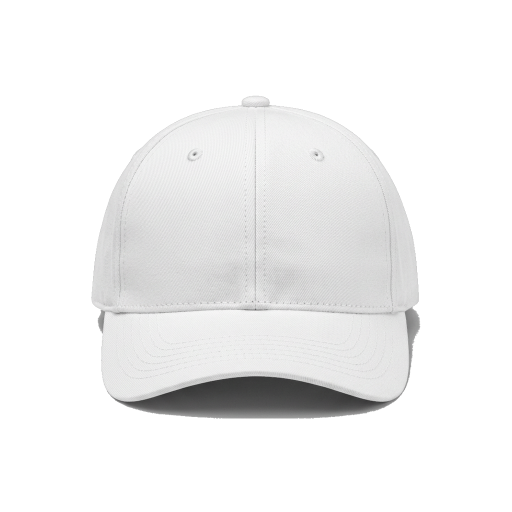
#> input picture dist-mockups/staging/smart-v1/templates/cap/front.png, 1024 x 1024 px, found by its file name (shown at 1/2 size)
$ python make_v2_alpha_contact_sheet.py
#> lines starting #> are read from the running program, lines starting #| are printed output that depends on the picture
from pathlib import Path
from PIL import Image, ImageDraw, ImageFont
root=Path('/home/ubuntu/trynex-release/artifacts/trynex-storefront/public/mockups/source-kit-v2')
items=[('tshirt',c) for c in ['white','black','red','sky-blue','olive','maroon']]+[('longsleeve',c) for c in ['white','black','red','sky-blue','forest','burgundy']]+[('hoodie',c) for c in ['white','black','red','sky-blue','olive','maroon']]
W,H,C=320,330,3
out=Path('/home/ubuntu/trynex-release/verification/mockup-source-kit-v2-alpha-contact-sheet.png')
sheet=Image.new('RGB',(W*C,H*((len(items)+C-1)//C)),'#e9e5de');d=ImageDraw.Draw(sheet);f=ImageFont.load_default()
#> after `sheet = Image.new('RGB', (W * C, H * ((len(items) + C - 1) // C)), '#e`:
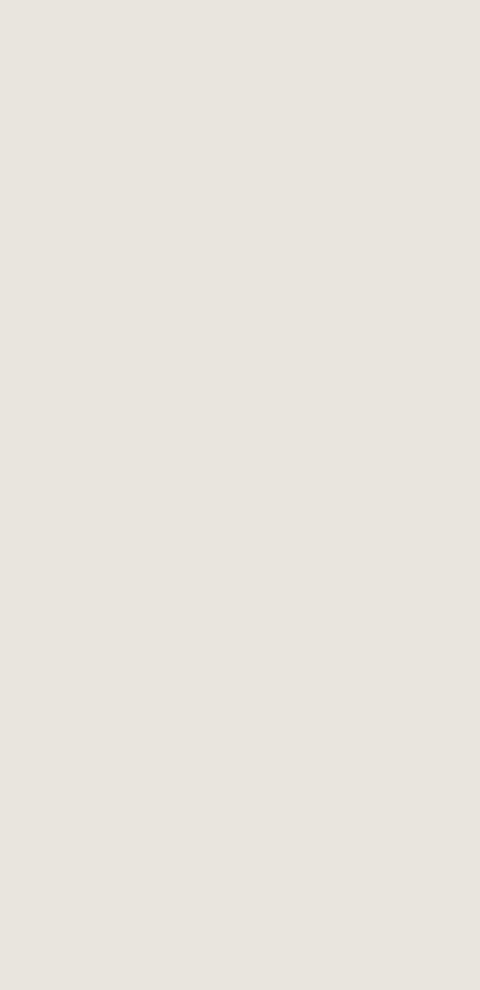
#> sheet: PIL image 960x1980 RGB (shown at 1/2 size); mean R, G, B 233, 229, 222
for i,(fam,color) in enumerate(items):
 x,y=(i%C)*W,(i//C)*H;p=root/fam/color/'front.png'
 if not p.exists():d.text((x+10,y+10),f'MISSING {fam}-{color}',fill='#a00',font=f);continue
 im=Image.open(p).convert('RGBA');im.thumbnail((W-22,H-58)); tile=Image.new('RGBA',(W,H-42),(208,208,208,255));
#> further down, im is the input picture: PIL image 1024x1024 RGBA; mean R, G, B, A 240.6, 240.5, 240.5, 84.9
#> after `im.thumbnail((W - 22, H - 58))`:
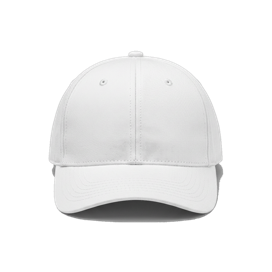
#> im: PIL image 272x272 RGBA; mean R, G, B, A 72.1, 72.1, 72.1, 84.9; transparent parts drawn white
 pix=tile.load()
 for yy in range(tile.height):
  for xx in range(tile.width):
   v=232 if ((xx//18)+(yy//18))%2==0 else 196;pix[xx,yy]=(v,v,v,255)
 tile.alpha_composite(im,((W-im.width)//2,(H-42-im.height)//2));sheet.paste(tile.convert('RGB'),(x,y));d.text((x+8,y+H-36),f'{fam} / {color}',fill='#111',font=f);d.text((x+8,y+H-22),'alpha checkerboard',fill='#666',font=f)
#> after `tile.alpha_composite(im, ((W - im.width) // 2, (H - 42 - im.height) //`:
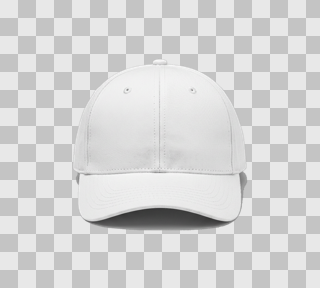
#> tile: PIL image 320x288 RGBA; mean R, G, B, A 213.8, 213.7, 213.7, 255
sheet.save(out);print(out)
#> after `sheet.save(out)`:
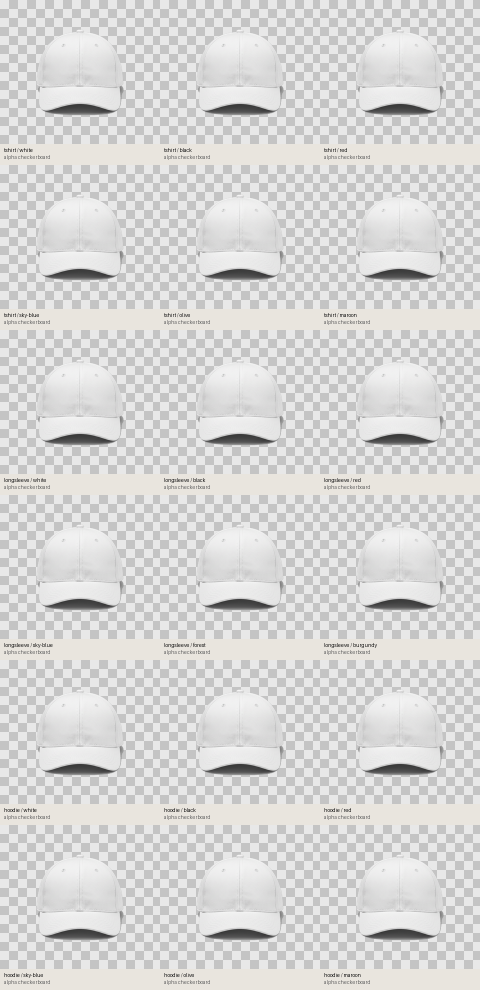
#> saved as mockup-source-kit-v2-alpha-contact-sheet.png: PIL image 960x1980 RGB (shown at 1/2 size); mean R, G, B 215.6, 215.1, 214.2
